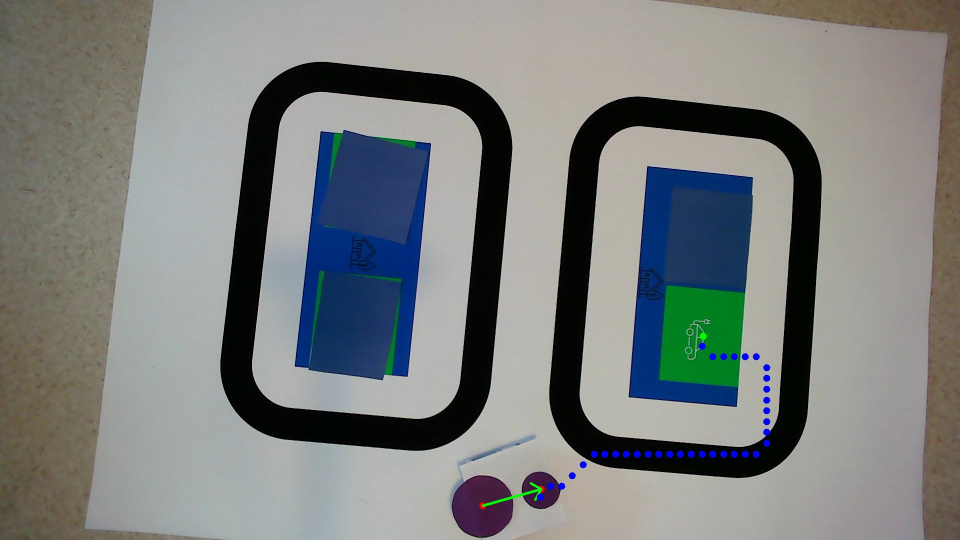
#> input picture TOTAL.jpg, 1920 x 1080 px, given in place of the camera (shown at 1/2 size)
$ python video.py
#> lines starting #> are read from the running program, lines starting #| are printed output that depends on the picture; after the words box and inside, x2 and y2 are one past the last pixel; in counts of white or black regions, pixels touching at a corner belong together
#> further down, frame is the input picture: shape (1080, 1920, 3); mean B, G, R 125.6, 127, 123.7
#| (1080, 1920, 3)
### Detector.py
import numpy as np
import cv2

blue = 120
green = 60
sensitivity = 20

blue_lo=np.array([100, 50, 50])
blue_hi=np.array([140, 255, 255])

green_lo=np.array([40, 50, 50])
green_hi=np.array([80, 255, 255])

def detect_inrange(image, surface, color):
#> called with surface = 10000, color = 120
    points=[]
    lo=np.array([color - sensitivity, 50, 50])
    hi=np.array([color + sensitivity, 255, 255])

    image=cv2.cvtColor(image, cv2.COLOR_BGR2HSV)
#> image: shape (1080, 1920, 3); mean H, S, V 49.1, 60, 135.2
    image=cv2.blur(image, (5, 5))
#> image: shape (1080, 1920, 3); mean H, S, V 49.1, 60, 135.2
    mask=cv2.inRange(image, lo, hi)
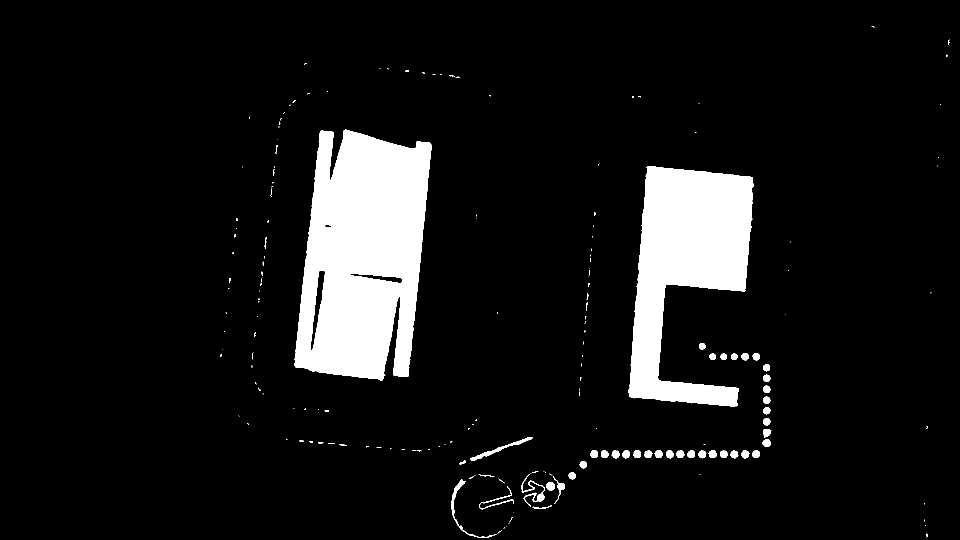
#> mask: shape (1080, 1920) (shown at 1/2 size); 8.8% white; 191 white regions (137 under 20 px), largest, box (x1, y1, x2, y2) and area: (589, 259, 863, 761) 102983, (1257, 332, 1507, 814) 69032, (940, 874, 1065, 922) 787
    mask=cv2.erode(mask, None, iterations=2)
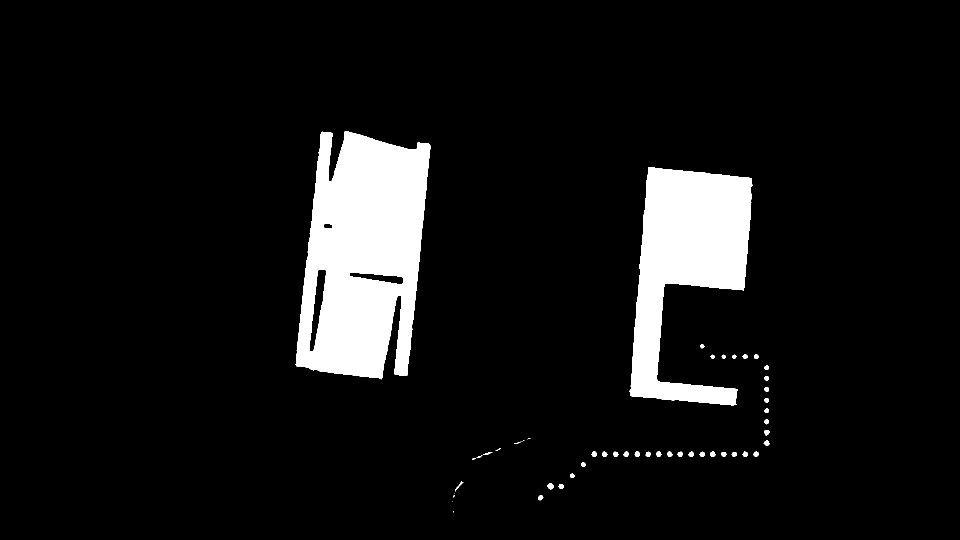
#> mask: shape (1080, 1920) (shown at 1/2 size); 8% white; 52 white regions (11 under 20 px), largest, box (x1, y1, x2, y2) and area: (591, 262, 861, 759) 97264, (1259, 334, 1505, 811) 65277, (1095, 966, 1108, 979) 116
    mask=cv2.dilate(mask, None, iterations=2)
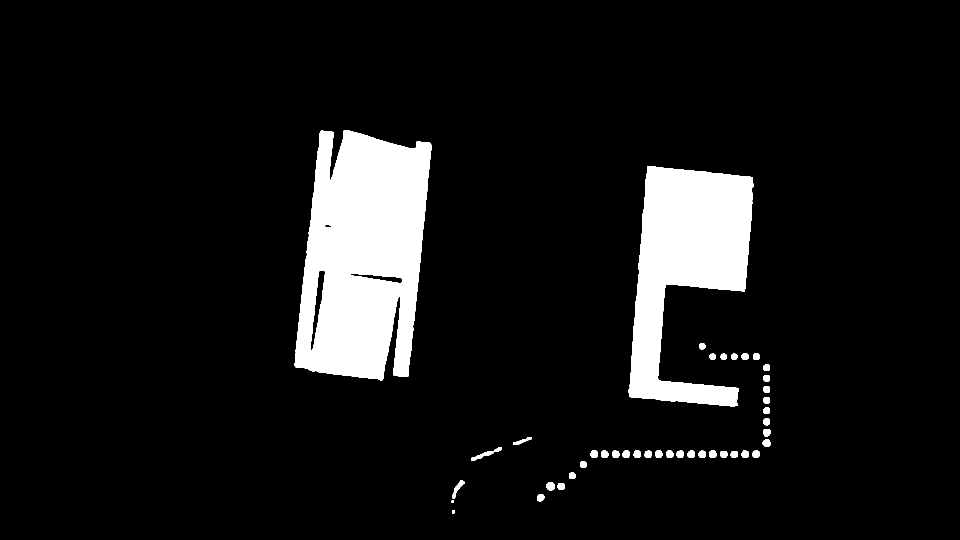
#> mask: shape (1080, 1920) (shown at 1/2 size); 8.6% white; 43 white regions
    elements=cv2.findContours(mask, cv2.RETR_EXTERNAL, cv2.CHAIN_APPROX_SIMPLE)[-2]
#> elements = 43 contours, 1 with area under 20; largest, box (x1, y1, x2, y2) and area: (589, 260, 863, 761) 104280, (1257, 332, 1507, 813) 68149, (942, 902, 987, 922) 278, (905, 960, 929, 997) 252, (1093, 964, 1110, 981) 212
    elements=sorted(elements, key=lambda x:cv2.contourArea(x), reverse=True)

    for element in elements:
        if cv2.contourArea(element)>surface:
            ((x, y), rayon)=cv2.minEnclosingCircle(element)
            points.append(np.array([int(x), int(y)]))
        else:
            break
#> this loop made 3 passes
#> (x, y, rayon) on passes 1 to 2: (724.6, 509.2, 261.5), (1384.5, 571.5, 255.7)
#> after the loop, points = [[724, 509], [1384, 571]]

    return points, mask, elements

def detect_center(image, contours):
    a=0
    center_points=[]
    center_contours=[]

    for i in contours:
        M = cv2.moments(i)
        if M['m00'] != 0:
            #print('valeur')
            #print(a)
            a += 1
            cx = int(M['m10']/M['m00'])
            cy = int(M['m01']/M['m00'])

            center_points.append(np.array([int(cx), int(cy)]))
            center_contours.append(i)
            """
            cv2.drawContours(image, [i], -1, (0, 255, 0), 2)
            cv2.circle(image, (cx, cy), 7, (0, 0, 255), -1)
            cv2.putText(image, "center", (cx - 20, cy - 20),
                    cv2.FONT_HERSHEY_SIMPLEX, 0.5, (0, 0, 0), 2)
                    """
    #print(f"x: {cx} y: {cy}")
    return center_points, center_contours

def detect_obstacle(image_filtered):
    reduction = 10
    print(image_filtered.shape)
    map = np.zeros((64,64))
    print(np.unique(map))

    #if image_filtered[(image_filtered == 255 )]:
    #    map[image_filtered[(image_filtered == 255 )]//10] = 1

    result = np.where(image_filtered == np.amax(image_filtered))

    print('List of coordinates of maximum value in Numpy array : ')
    # zip the 2 arrays to get the exact coordinates
    listOfCordinates = list(zip(result[0], result[1]))

    # travese over the list of cordinates
    i=0
    for cord in listOfCordinates:
        i +=1;
        if i < 10:
            print(64 - int(cord[0]/reduction),  int(cord[1]/reduction))
            print(64 - int(cord[0]),  int(cord[1]))
        map[64 - int(cord[0]/reduction),  int(cord[1]/reduction) ] = 1


    #print(np.where(image_filtered == 255 ))
    #print(map)


    print('La map filtree')

    print(np.unique(map))
    print(map.shape)

    return map


    """
    if (len(points)>0):
        for i in range(len(points)):
            x = int(480-points[i][1])
            y = points[i][0]
            map[x, y] = 1
            occupancy_grid[int(x/reduction),int(y/reduction)]=1
            print('maison')
            for v in range(int(x/reduction),int(x/reduction +10)):
                for w in range(int(y/reduction),int(y/reduction +10)):
                    if (v-5) <48 or  (w-5)<64:
                        if occupancy_grid[int(v-5),int(w-5)] != 2:
                            occupancy_grid[int(v-5),int(w-5)]=1

            print(points[i][0], points[i][1])

    """


### Map.py
# Map class
#
# Author: Antoine Perrin, Robotic MA1, Fall 2021


import numpy as np
import math
import matplotlib.pyplot as plt
import cv2


class Map :
    def __init__(self, lenght_in_m, wanted_nb_square_per_side):
        """
        Init the Map object
        :param lenght_in_m: lenth of the y side in m
        :wanted_nb_square_per_side: the number of square for the y axis
        """
        self._lenght_m = lenght_in_m #lenght of the smallest size
        self._wanted_nb_square_by_side = wanted_nb_square_per_side
        self._grid_init = False
        self._square_size_m = lenght_in_m / wanted_nb_square_per_side
        self._pourcentage = 1
        self.map_lenght_in_square = (0,0)
        self.pixel_to_m = 0


    # [19 lines left out: functions get_map, set_map_lenght, not called in this run]


    def get_pourcentage(self):
        return self._pourcentage

    def get_lenght(self):
        return self.map_lenght_in_square


    # [79 lines left out: functions security_grid_expand, init_grid, grid_show, not called in this run]


### KalmanFilter.py
import numpy as np
import numpy.linalg as LA

b=1

class KalmanFilter(object):
    def __init__(self, dt, point):
        self.dt=dt

        # Vecteur d'etat initial
        self.E=np.matrix([[point[0]], [point[1]], [0], [0]])

        # Matrice de transition
        self.A=np.matrix([[1, 0, self.dt, 0],
                          [0, 1, 0, self.dt],
                          [0, 0, 1, 0],
                          [0, 0, 0, 1]])

        # Matrice d'observation, on observe que x et y
        self.H=np.matrix([[1, 0, 0, 0],
                          [0, 1, 0, 0],
                          [0, 0, 1, 0],
                          [0, 0, 0, 1]])
        v=1
        b=1
        self.Q=np.matrix([[v, 0, 0, 0],
                          [0, v, 0, 0],
                          [0, 0, b, 0],
                          [0, 0, 0, b]])

        v=1
        b=1E-5
        #v=1
        self.R=np.matrix([[v, 0, 0, 0],
                          [0, v, 0, 0],
                          [0, 0, b, 0],
                          [0, 0, 0, b]])

        self.P=np.eye(self.A.shape[1])

    # [79 lines left out: functions predict, update, kalmanFilter, angle_of_vectors_2, not called in this run]


### video.py

import cv2
from Map import Map
from Detector import detect_inrange, detect_center, detect_obstacle
from KalmanFilter import KalmanFilter
import sys
#import v4l2capture
import math
import numpy as np
import matplotlib.pyplot as plt
from matplotlib import colors
from matplotlib.colors import ListedColormap
#b, g ,r = cv2.split(frame)

np.set_printoptions(threshold=sys.maxsize)

blue = 120
green = 60
ROUGE = (0, 0, 255)
map = np.zeros((64,64))
reduction = 10
x_max = int(480)
y_max = int(640)

def put_center_circle(image, contours,points):
    #put a cicrcle on the center of the object
    center_points, center_contours = detect_center(frame, contours)
    if (len(points)>0):
        for i in points:
            cv2.circle(frame, (i[0], i[1]), 7, (0, 0, 255), -1)


print('Hello World')

VideoCap=cv2.VideoCapture(0)

KF=KalmanFilter(0.1, [0, 0])

ret, frame=VideoCap.read()
print(frame.shape)
cmapmine = colors.ListedColormap(['w', 'b'])

while(True):

    ret, frame=VideoCap.read()

    points, mask, contours=detect_inrange(frame, 10000, blue)
#> points = [[724, 509], [1384, 571]]; contours has the same summary as elements in detect_inrange
    gr_points, gr_mask, gr_contours=detect_inrange(frame, 800, green)
#> call 2 of detect_inrange, with surface = 800, color = 60
#> in detect_inrange (call 2), `lo=np.array([color - sensitivity, 50, 50])`: lo = [40, 50, 50]
#> in detect_inrange (call 2), `hi=np.array([color + sensitivity, 255, 255])`: hi = [80, 255, 255]
#> in detect_inrange (call 2), `mask=cv2.inRange(image, lo, hi)`:
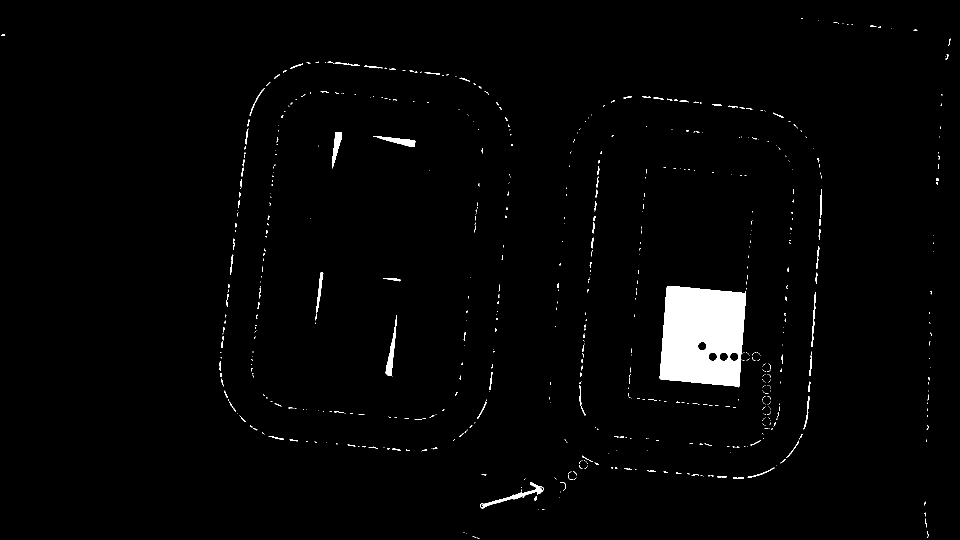
#> mask: shape (1080, 1920) (shown at 1/2 size); 1.9% white; 668 white regions (568 under 20 px), largest, box (x1, y1, x2, y2) and area: (1319, 572, 1492, 775) 29075, (961, 965, 1088, 1017) 940, (771, 630, 794, 752) 845
#> in detect_inrange (call 2), `mask=cv2.erode(mask, None, iterations=2)`:
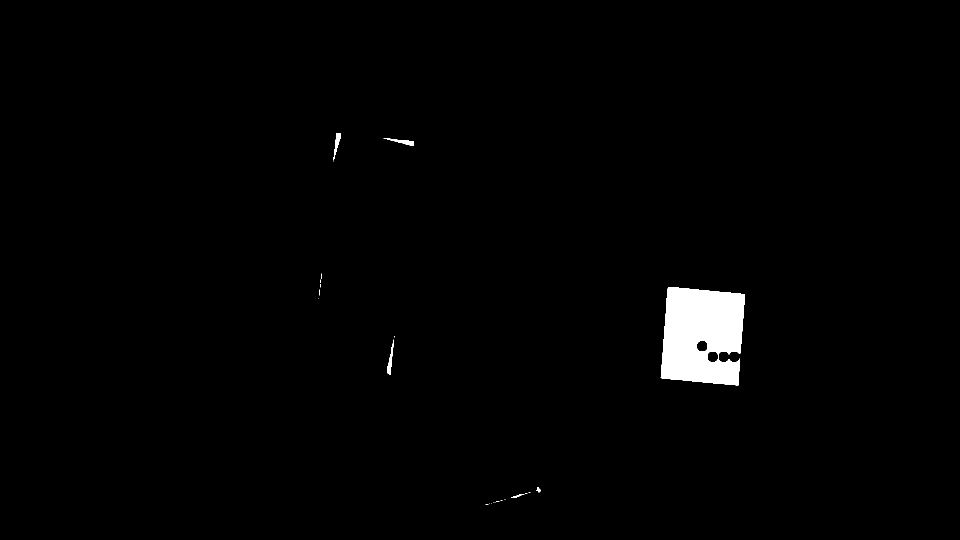
#> mask: shape (1080, 1920) (shown at 1/2 size); 1.4% white; 26 white regions (20 under 20 px), largest, box (x1, y1, x2, y2) and area: (1321, 574, 1490, 771) 26975, (774, 679, 788, 750) 332, (767, 276, 828, 292) 331, (667, 266, 682, 321) 306, (1022, 988, 1049, 996) 71, (1072, 974, 1081, 985) 55
#> in detect_inrange (call 2), `mask=cv2.dilate(mask, None, iterations=2)`:
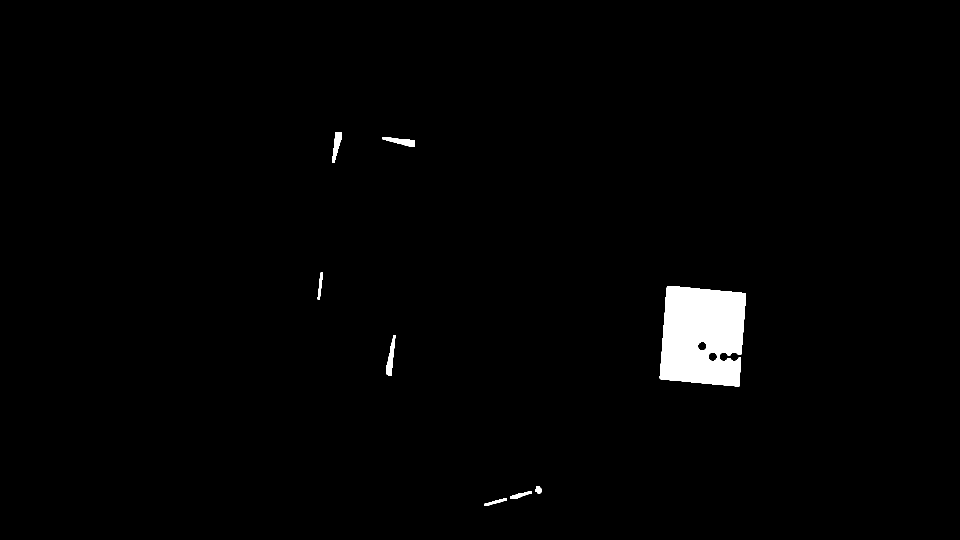
#> mask: shape (1080, 1920) (shown at 1/2 size); 1.5% white; 9 white regions
#> in detect_inrange (call 2), `elements=cv2.findContours(mask, cv2.RETR_EXTERNAL, cv2.CHAIN_APPROX_SI..`: elements = 9 contours, 1 with area under 20; largest, box (x1, y1, x2, y2) and area: (1319, 572, 1492, 773) 29082, (772, 670, 791, 752) 636, (765, 274, 830, 294) 586, (664, 264, 684, 326) 549, (1020, 982, 1064, 998) 256, (969, 996, 1014, 1012) 205, (636, 545, 646, 593) 202, (1070, 972, 1083, 987) 128
#> the loop in detect_inrange (call 2), `for element in elements:` made 2 passes
#> (x, y, rayon) on pass 1: (1406.5, 672, 122.9)
#> after the loop in detect_inrange (call 2), `for element in elements:`: points = [[1406, 672]]
#> gr_points = [[1406, 672]]; gr_contours has the same summary as elements in detect_inrange

    put_center_circle(frame,contours, points)
#> the loop in detect_center, `for i in contours:` made 43 passes
#> (i, cx, cy) on passes 42 to 43: ([[904, 1020], [904, 1026], [908, 1026], [908, 1020]], 906, 1023), ([[903, 1001], [903, 1005], [907, 1005], [907, 1001]], 905, 1003)
#> (cx, cy) on passes 1 to 6: (725, 512), (1373, 528), (964, 910), (915, 975), (1100, 972), (1043, 882)
#> after the loop in detect_center, `for i in contours:`: a = 43; center_contours = 43 contours, 1 with area under 20; largest, box (x1, y1, x2, y2) and area: (589, 260, 863, 761) 104280, (1257, 332, 1507, 813) 68149, (942, 902, 987, 922) 278, (905, 960, 929, 997) 252, (1093, 964, 1110, 981) 212; center_points = 43 pairs, first value 725 to 1533, second value 512 to 1023
#> the loop in put_center_circle, `for i in points:` made 2 passes
#> after the loop in put_center_circle, `for i in points:`: frame: shape (1080, 1920, 3); 0.01% of pixels changed, all inside (x1, y1, x2, y2) = (717, 502, 1392, 579)
    put_center_circle(frame,gr_contours, gr_points)
#> the loop in detect_center (call 2), `for i in contours:` made 9 passes
#> (i, cx, cy) on pass 9: ([[635, 594], [635, 598], [639, 598], [639, 594]], 637, 596)
#> (cx, cy) on passes 1 to 6: (1404, 671), (781, 716), (802, 282), (673, 288), (1040, 989), (990, 1003)
#> after the loop in detect_center (call 2), `for i in contours:`: a = 9; center_contours has the same summary as elements in detect_inrange; center_points = [[1404, 671], [781, 716], [802, 282], [673, 288], [1040, 989], [990, 1003], [640, 568], [1076, 979], [637, 596]]
#> in put_center_circle (call 2), `center_points, center_contours = detect_center(frame, contours)`: center_contours has the same summary as elements in detect_inrange
#> the loop in put_center_circle (call 2), `for i in points:` made 1 pass
#> after the loop in put_center_circle (call 2), `for i in points:`: frame: shape (1080, 1920, 3); mean B, G, R 125.6, 127, 123.7


    cv2.imshow('image', frame)

    #if (len(points)>0):
    #    cv2.circle(frame, (points[0][0], points[0][1]), 10, (0, 255, 0), 2)


    if cv2.waitKey(1)&0xFF==ord('q'):
#> (key q is pressed here)
        print('le bouton quitter')
        occupancy_grid=np.zeros((64,64))
#> occupancy_grid: shape (64, 64) float64; every value is 0
        print('la taille de l occupancy grid est')
        print(occupancy_grid.shape)
#| (64, 64)

        lausanne = Map(5,64)

        print('--- le mask dans video.py ---')
        #print(mask)
        print(mask.shape)
#| (1080, 1920)
        if mask is not None:
            cv2.imshow('mask', mask)

        map_compressed = detect_obstacle(mask)
#| (1080, 1920)
#| [0.]
#> in detect_obstacle, `result = np.where(image_filtered == np.amax(image_filtered))`: result = 179093 positions, rows 260 to 1026, columns 589 to 1541
#> in detect_obstacle, `listOfCordinates = list(zip(result[0], result[1]))`: listOfCordinates = 179093 items
#> the loop in detect_obstacle, `for cord in listOfCordinates:` made 1 pass
#> (cord, i) on pass 1: ((260, 688), 1)
#| 38 68
#| -196 688
#> after the loop in detect_obstacle, `for cord in listOfCordinates:`: i = 1
#> (the run stopped early here; a loop or call above may not have finished)
